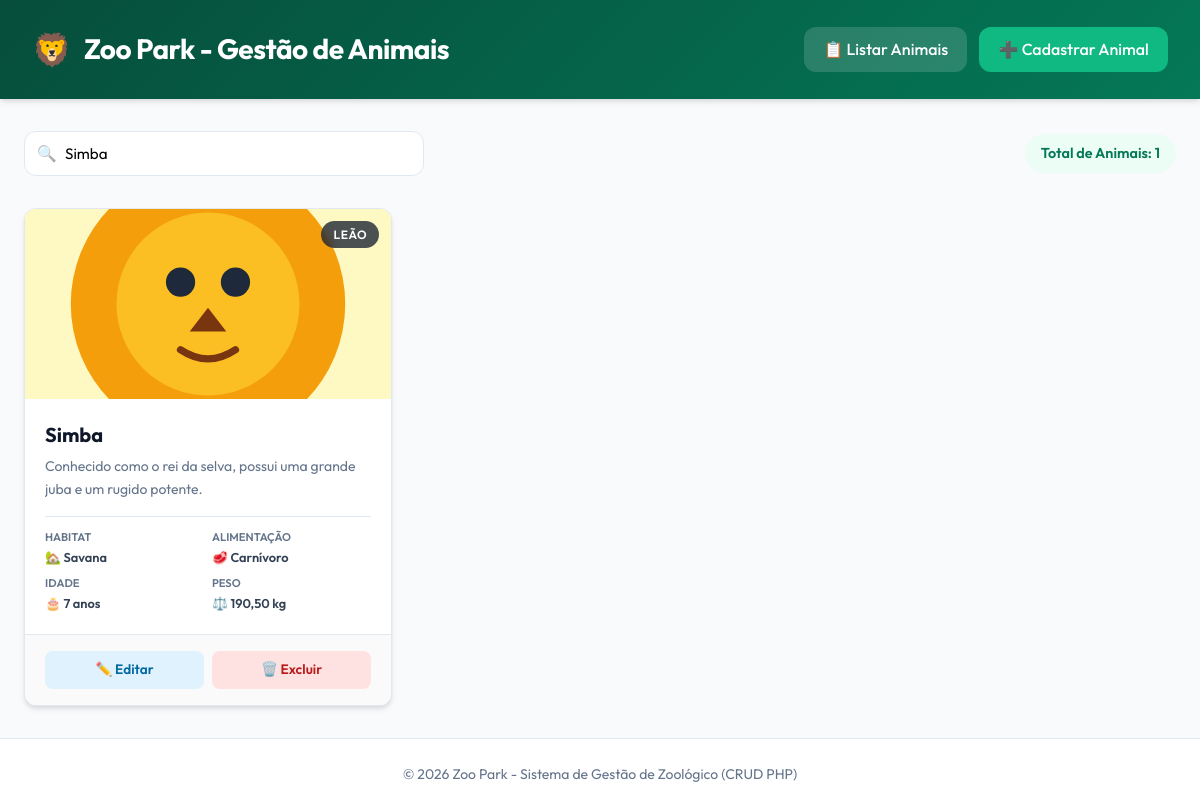
The page /index.php?busca=Simba on the database its author committed.
### tables this page shows
CREATE TABLE animais (
    id INT AUTO_INCREMENT PRIMARY KEY,
    nome VARCHAR(100) NOT NULL,
    especie VARCHAR(100) NOT NULL,
    descricao TEXT,
    habitat VARCHAR(100) NOT NULL,
    alimentacao VARCHAR(100) NOT NULL,
    idade INT NOT NULL,
    peso DECIMAL(8,2) NOT NULL,
    foto VARCHAR(255) NOT NULL,
    data_cadastro DATETIME DEFAULT CURRENT_TIMESTAMP
);

### index.php (the view, shortened to what this page needs)
<?php
require_once 'config/conexao.php';
$busca = isset($_GET['busca']) ? trim($_GET['busca']) : '';
if (!empty($busca)) {
    $stmt = $conexao->prepare("SELECT * FROM animais WHERE nome LIKE ? OR especie LIKE ? OR habitat LIKE ? ORDER BY id DESC");
    $searchTerm = "%{$busca}%";
    $stmt->bind_param("sss", $searchTerm, $searchTerm, $searchTerm);
    $stmt->execute();
    $result = $stmt->get_result();
} else {
    $result = $conexao->query("SELECT * FROM animais ORDER BY id DESC");
}
$total_animais = $result ? $result->num_rows : 0;
?>
<!DOCTYPE html>
<html lang="pt-BR">
<head>
    <link rel="stylesheet" href="css/style.css">
</head>
<body>
    <header>
        <div class="header-container">
            <div class="logo-section">
                <span class="logo-icon">🦁</span>
                <h1>Zoo Park - Gestão de Animais</h1>
            </div>
            <nav>
                <a href="index.php" class="nav-btn">📋 Listar Animais</a>
                <a href="cadastrar.php" class="nav-btn primary">➕ Cadastrar Animal</a>
            </nav>
        </div>
    </header>
    <main>
        <div class="controls-bar">
            <div class="search-box">
                <form action="index.php" method="GET">
                    <input type="text" name="busca" id="searchInput" placeholder="Buscar por nome, espécie ou habitat..." value="<?= htmlspecialchars($busca) ?>" onkeyup="filterCards()">
                </form>
            </div>
            <div class="stats-badge">
                Total de Animais: <span><?= $total_animais ?></span>
            </div>
        </div>
        <?php if ($total_animais > 0): ?>
            <div class="cards-grid" id="cardsGrid">
                <?php while ($animal = $result->fetch_assoc()): ?>
                    <?php
                        $foto_path = "uploads/" . htmlspecialchars($animal['foto']);
                    ?>
                    <div class="animal-card" data-nome="<?= strtolower(htmlspecialchars($animal['nome'])) ?>" data-especie="<?= strtolower(htmlspecialchars($animal['especie'])) ?>" data-habitat="<?= strtolower(htmlspecialchars($animal['habitat'])) ?>">
                        <div class="card-image-container">
                            <img src="<?= $foto_path ?>" alt="<?= htmlspecialchars($animal['nome']) ?>">
                            <span class="specie-badge"><?= htmlspecialchars($animal['especie']) ?></span>
                        </div>
                        <div class="card-body">
                            <h3 class="animal-title"><?= htmlspecialchars($animal['nome']) ?></h3>
                            <p class="animal-description"><?= htmlspecialchars($animal['descricao']) ?></p>
                            <div class="info-tags">
                                <div class="info-item">
                                    <span class="label">Habitat</span>
                                    <span class="value">🏡 <?= htmlspecialchars($animal['habitat']) ?></span>
                                </div>
                                <div class="info-item">
                                    <span class="label">Alimentação</span>
                                    <span class="value">🥩 <?= htmlspecialchars($animal['alimentacao']) ?></span>
                                </div>
                                <div class="info-item">
                                    <span class="label">Idade</span>
                                    <span class="value">🎂 <?= $animal['idade'] ?> <?= $animal['idade'] == 1 ? 'ano' : 'anos' ?></span>
                                </div>
                                <div class="info-item">
                                    <span class="label">Peso</span>
                                    <span class="value">⚖️ <?= number_format($animal['peso'], 2, ',', '.') ?> kg</span>
                                </div>
                            </div>
                        </div>
                        <div class="card-actions">
                            <a href="editar.php?id=<?= $animal['id'] ?>" class="btn btn-edit">✏️ Editar</a>
                            <a href="excluir.php?id=<?= $animal['id'] ?>" class="btn btn-delete" onclick="return confirm('Tem certeza que deseja excluir <?= htmlspecialchars($animal['nome']) ?>?');">🗑️ Excluir</a>
                        </div>
                    </div>
                <?php endwhile; ?>
            </div>
        <?php endif; ?>
    </main>
    <footer>
        <p>&copy; <?= date('Y') ?> Zoo Park - Sistema de Gestão de Zoológico (CRUD PHP)</p>
    </footer>
</body>
</html>

### rows shown on the page
animais: foto (picture), especie "LEÃO", nome "Simba", descricao "Conhecido como o rei da selva, possui uma grande juba e um rugido potente.", habitat "Savana", alimentacao "Carnívoro", idade "7", shows "anos", peso "190,50"

### other values the page prints
$total_animais "1"
